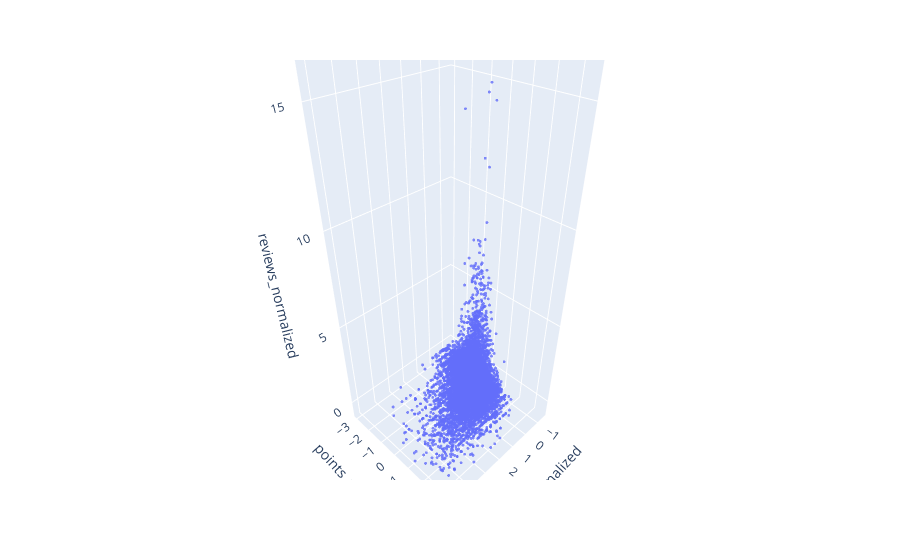

Here is the notebook cell this chart was saved with:
### Code cell
fig = px.scatter_3d(data_frame=dataset_winery_2,
              x='price_normalized',
              y='points_normalized',
              z='reviews_normalized')

fig.update_traces(marker={'size': 1, 'colorscale': 'Viridis', 'opacity': 0.8})

### Figure 1 — Plotly figure (JSON) as saved in the notebook; plotly's stock layout.template omitted (floating-point values rounded to 4 significant figures; data arrays with more than 128 entries replaced by an {"elided": "..."} marker saying what was removed)
{"data": [{"hovertemplate": "price_normalized=%{x}<br>points_normalized=%{y}<br>reviews_normalized=%{z}<extra></extra>", "legendgroup": "", "marker": {"color": "#636efa", "colorscale": [[0, "#440154"], [0.1111, "#482878"], [0.2222, "#3e4989"], [0.3333, "#31688e"], [0.4444, "#26828e"], [0.5556, "#1f9e89"], [0.6667, "#35b779"], [0.7778, "#6ece58"], [0.8889, "#b5de2b"], [1, "#fde725"]], "opacity": 0.8, "size": 1, "symbol": "circle"}, "mode": "markers", "name": "", "scene": "scene", "showlegend": false, "type": "scatter3d", "x": {"elided": "15729 float values"}, "y": {"elided": "15729 float values"}, "z": {"elided": "15729 float values"}}], "layout": {"legend": {"tracegroupgap": 0}, "margin": {"t": 60}, "scene": {"domain": {"x": [0, 1], "y": [0, 1]}, "xaxis": {"title": {"text": "price_normalized"}}, "yaxis": {"title": {"text": "points_normalized"}}, "zaxis": {"title": {"text": "reviews_normalized"}}}}}
